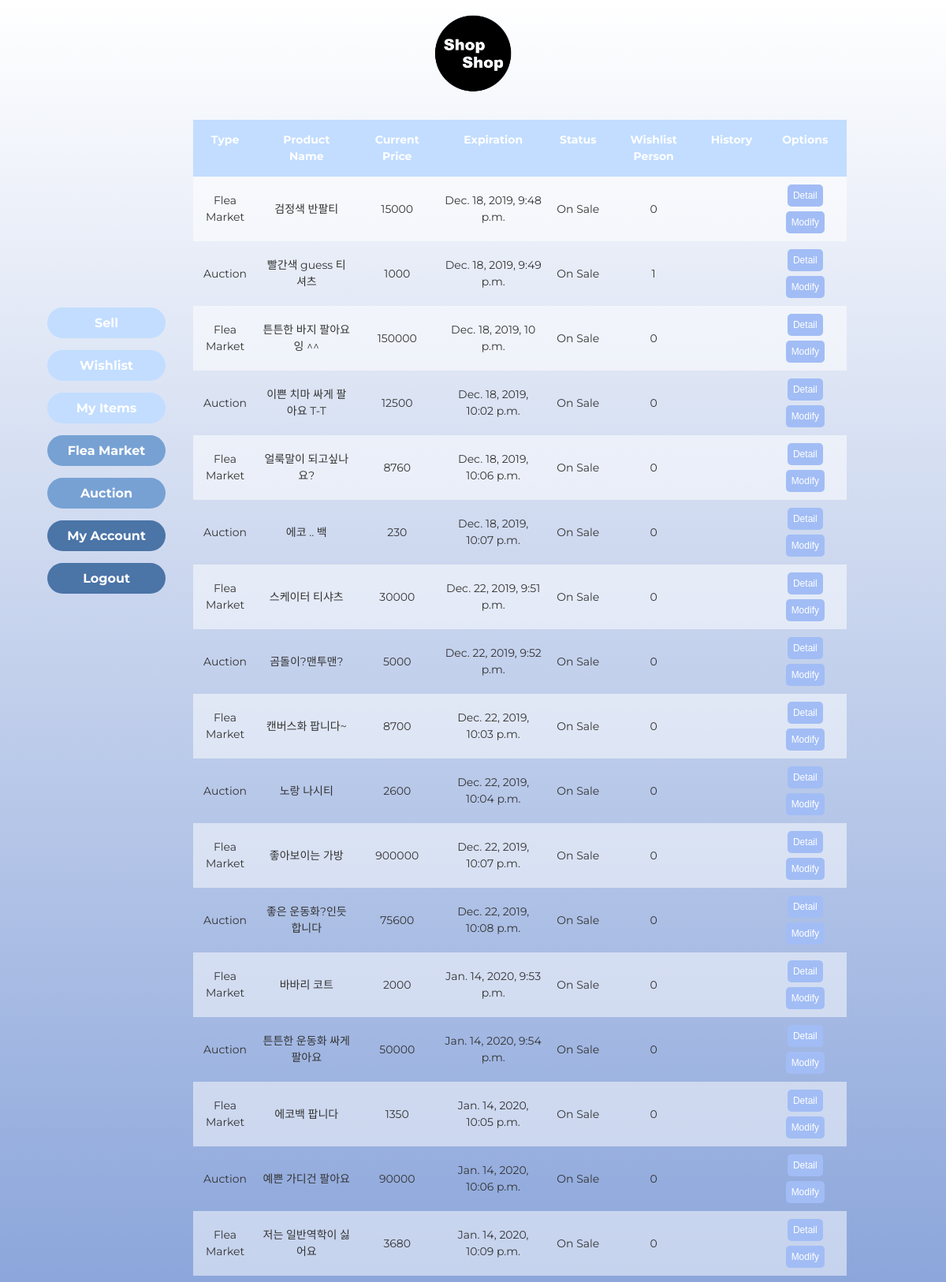
Page /myitems/ (signed in) on the committed database.
### home/models.py (models this page shows)
class Product(models.Model):
	SELLTYPES = (('F', 'Flea'), ('A', 'Auction'))
	selltype = models.CharField(max_length=1, default='F', choices=SELLTYPES)
	STATUSTYPES = (('S', 'Sold'), ('E', 'Expired'), ('R', 'Running')) # 팔림, 안팔림, 현재진행형
	statustype = models.CharField(max_length=1, default='R', choices=STATUSTYPES)
	EXPIREDATE = (('3', '3 Days'), ('7', '7 days'), ('0', '30 days'))
	expirechoice = models.CharField(max_length=1, default='3', choices=EXPIREDATE)
	expire = models.DateTimeField(default=timezone.now() + timedelta(days=3))
	highest_price = models.IntegerField(default=0) # auction이더라도 천장 가격 내면 바로 살 수 있게 하자
	basic_price =  models.IntegerField(default=0) #옥션이라도 최저가 쓰게 하자
	current_price = models.IntegerField(default=0) # 마지막 가격이기도 하지
	buyer = models.ForeignKey(User, on_delete=models.SET_NULL, related_name='buyer', null=True)
	seller = models.ForeignKey(User, on_delete=models.CASCADE, related_name='seller')
	pid = models.AutoField(primary_key=True)
	name = models.CharField(max_length=300)
	place = models.CharField(max_length=300)
	photo = models.ImageField(blank=True, null=True) #https://wayhome25.github.io/django/2017/05/10/media-file/
	category = models.ForeignKey(Category, on_delete=models.SET_NULL, null=True)
	explanation = models.CharField(max_length=1000, null=True) # string field 같은 게 있었나?? 찾아보기

### home/views.py (the view)
# urls.py: path('myitems/', views.myitems, name='myitems'),
def myitems(request):
	userid = request.session.get('userid', False)
	if userid == False : # 로그인 안되어있으면
		return redirect('/login')
	products = Product.objects.filter(seller__userid=userid).order_by('expire')
	wishnum={}
	li={}
	for product in products:
		temp = Wishlist.objects.select_related('pid').filter(pid__pid=product.pid)
		wishnum[product.pid] = len(temp)
		li[product.pid] = []
		if product.selltype == 'A':
			temp = Candidate.objects.select_related('pid').filter(pid__pid=product.pid).order_by('-price')
			for t in temp:
				li[product.pid].append(t.userid.username)
				li[product.pid].append(t.price)
	return render(request, 'home/myitems.html', {'products':products, 'history':li,
		'wishnum':wishnum})

### home/templatetags/mytag.py (called while the page is built)
@register.filter
def get_item(dictionary, key):
    return dictionary.get(key)

### home/templates/home/myitems.html (shortened to what this page needs)
{% load static %}
{% load tz %}
<!DOCTYPE html>
<html lang="en" dir="ltr">
<head>
  <link rel="stylesheet" href="{% static 'home/style_search.css' %}">
</head>
<body>
  <a href="{% url 'market' %}" target="_parent"><img src="{% static 'home/logo.png' %}"
      style="height:100px; padding: 10px;" alt="LOGO_IMG"></a>
  <nav class="left-nav" style="font-weight: bold;position: fixed; left:20px; top:23%">
    <ul>
      <li><a class="upper" href="{% url 'sell' %}">Sell</a></li>
      <li><a class="upper" href="{% url 'wishlist' %}">Wishlist</a></li>
      <li><a class="upper" href="{% url 'myitems' %}">My Items</a></li>
      <li><a class="lower" href="{% url 'market' %}">Flea Market</a></li>
      <li><a class="lower" href="{% url 'auction' %}">Auction</a></li>
      <li><a class="lowest" href="{% url 'mypage' %}">My Account</a></li>
      <li><a class="lowest" href="{% url 'logout' %}">Logout</a></li>
    </ul>
  </nav>
  <table class="search_table">
    <thead>
      <tr>
        <th scope="cols">Type</th>
        <th scope="cols">Product Name</th>
        <th scope="cols">Current Price</th>
        <th scope="cols">Expiration</th>
        <th scope="cols">Status</th>
        <th scope="cols">Wishlist Person</th>
        <th scope="cols">History</th>
        <th scope="cols">Options</th>
      </tr>
    </thead>
    <tbody>
      {% for product in products %}
      {% if forloop.counter|divisibleby:2 %}
      <tr>
        <td>{% if product.selltype == "A" %} Auction
          {% else %} Flea Market {% endif %}</td>
        <td>{{ product.name }}</td>
        <td>{{ product.current_price }}</td>
        <td>{{ product.expire }}</td>
        <td>{% if product.buyer %} Sold Out
          {% elif product.expired|utc < now|utc %} Expired
          {% else %} On Sale {% endif %}</td>
        <td> {{ wishnum|get_item:product.pid }} </td>
        <td>
        </td>
        <td><button type="button" onclick="window.open('{% url 'detail' product.pid %}')">Detail</button>
          <button type="button" onclick="window.open('{% url 'editProduct' product.pid %}')">Modify</button></td>
      </tr>
      {% else %}
      <tr>
        <td class="even">{% if product.selltype == "A" %} Auction
          {% else %} Flea Market {% endif %}</td>
        <td class="even">{{ product.name }}</td>
        <td class="even">{{ product.current_price }}</td>
        <td class="even">{{ product.expire }}</td>
        <td class="even">{% if product.buyer %} Sold Out
          {% elif product.expired|utc < now|utc %} Expired
          {% else %} On Sale {% endif %}</td>
        <td class="even"> {{ wishnum|get_item:product.pid }} </td>
        <td class="even">
        </td>
        <td class="even"><button type="button" onclick="window.open('{% url 'detail' product.pid %}')">Detail</button>
          <button type="button" onclick="window.open('{% url 'editProduct' product.pid %}')">Modify</button></td>
      </tr>
      {% endif %}
      {% endfor %}
    </tbody>
  </table>
</body>
</html>

### home/static/home/style_search.css (style rules this page uses)
body { background: white; background: -webkit-linear-gradient(to bottom, white, #8CA6DB); background: linear-gradient(to bottom, white, #8CA6DB)no-repeat center center fixed; -webkit-background-size: cover; -moz-background-size: cover; -o-background-size: cover; background-size: cover; text-align: center; }
.left-nav { width: auto; align-content: center; display: flex; flex-direction: column; text-align: center; padding-right: 20px; }
.left-nav ul { width: 150px; display: grid; grid-gap: 15px; text-align: left; font-family: 'Montserrat', 'Nanum Gothic Coding', sans-serif; list-style: none; }
.left-nav li { text-align: center; font-family: 'Montserrat', 'Nanum Gothic Coding', sans-serif; font-size: 16px; font-weight: bold; }
.left-nav li a.upper { color: #ffffff; text-decoration: none; display: block; padding: 10px; border-radius: 25px; background-color:#c2ddff; }
.left-nav li a.lower { color: #ffffff; text-decoration: none; display: block; padding: 10px; border-radius: 25px; background-color: #77A1D3; }
.left-nav li a.lowest { color: #ffffff; text-decoration: none; display: block; padding: 10px; border-radius: 25px; background-color: rgb(75, 116, 167); }
.search_table { margin-left: 20%; margin-right: auto; font-family: 'Montserrat', 'Nanum Gothic Coding', sans-serif; border-collapse: collapse; width: 70%; text-align: center; line-height: 1.5; margin-top: 20px; }
.search_table thead th { padding: 15px; font-weight: bold; vertical-align: top; color: #FFFFFF; background: #c2ddff; margin: 20px 10px; font-size: 14px; }
.search_table td { font-size:14px; color:#333333; padding:7px; }
button { outline: 0; background: rgb(162, 189, 245); width: auto; border: 0; border-radius: 5px; padding: 7px; color: white; margin: 3px; font-size: 12px; -webkit-transition: all 0.3 ease; transition: all 0.3 ease; cursor: pointer; }
table.search_table .even { background: rgba(255, 255, 255, 0.5); }

### rows in the picture
Product: selltype "Flea Market", name "검정색 반팔티", current_price "15000", expire "Dec. 18, 2019, 9:48 p.m.", shows "On Sale", pid "0"
Product: selltype "Auction", name "빨간색 guess 티셔츠", current_price "1000", expire "Dec. 18, 2019, 9:49 p.m.", shows "On Sale", pid "1"
Product: selltype "Flea Market", name "튼튼한 바지 팔아요잉 ^^", current_price "150000", expire "Dec. 18, 2019, 10 p.m.", shows "On Sale", pid "0"
Product: selltype "Auction", name "이쁜 치마 싸게 팔아요 T-T", current_price "12500", expire "Dec. 18, 2019, 10:02 p.m.", shows "On Sale", pid "0"
Product: selltype "Flea Market", name "얼룩말이 되고싶나요?", current_price "8760", expire "Dec. 18, 2019, 10:06 p.m.", shows "On Sale", pid "0"
Product: selltype "Auction", name "에코 .. 백", current_price "230", expire "Dec. 18, 2019, 10:07 p.m.", shows "On Sale", pid "0"
Product: selltype "Flea Market", name "스케이터 티샤츠", current_price "30000", expire "Dec. 22, 2019, 9:51 p.m.", shows "On Sale", pid "0"
Product: selltype "Auction", name "곰돌이?맨투맨?", current_price "5000", expire "Dec. 22, 2019, 9:52 p.m.", shows "On Sale", pid "0"
Product: selltype "Flea Market", name "캔버스화 팝니다~", current_price "8700", expire "Dec. 22, 2019, 10:03 p.m.", shows "On Sale", pid "0"
Product: selltype "Auction", name "노랑 나시티", current_price "2600", expire "Dec. 22, 2019, 10:04 p.m.", shows "On Sale", pid "0"
Product: selltype "Flea Market", name "좋아보이는 가방", current_price "900000", expire "Dec. 22, 2019, 10:07 p.m.", shows "On Sale", pid "0"
Product: selltype "Auction", name "좋은 운동화?인듯 합니다", current_price "75600", expire "Dec. 22, 2019, 10:08 p.m.", shows "On Sale", pid "0"
Product: selltype "Flea Market", name "바바리 코트", current_price "2000", expire "Jan. 14, 2020, 9:53 p.m.", shows "On Sale", pid "0"
Product: selltype "Auction", name "튼튼한 운동화 싸게 팔아요", current_price "50000", expire "Jan. 14, 2020, 9:54 p.m.", shows "On Sale", pid "0"
Product: selltype "Flea Market", name "에코백 팝니다", current_price "1350", expire "Jan. 14, 2020, 10:05 p.m.", shows "On Sale", pid "0"
Product: selltype "Auction", name "예쁜 가디건 팔아요", current_price "90000", expire "Jan. 14, 2020, 10:06 p.m.", shows "On Sale", pid "0"
Product: selltype "Flea Market", name "저는 일반역학이 싫어요", current_price "3680", expire "Jan. 14, 2020, 10:09 p.m.", shows "On Sale", pid "0"
